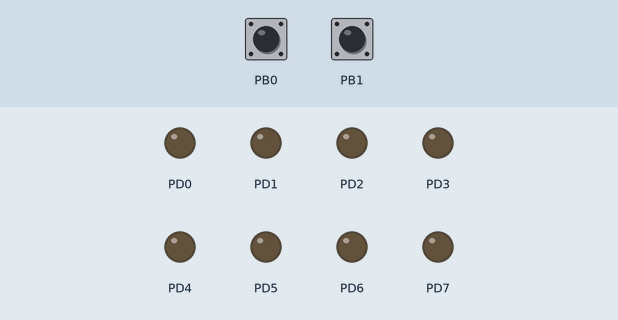
The program below on a simulated ATmega328P, built with avr-gcc and emulated at 16 MHz. Shown: output pins drawn as LEDs (lit = HIGH). The inputs (shaded band) are chosen by the test bench; at power-on: PB0 HIGH, PB1 HIGH.

Above: at 1.2 s.
1.3 s: PB0 pulled LOW for 0.15 s
At 2.3 s:
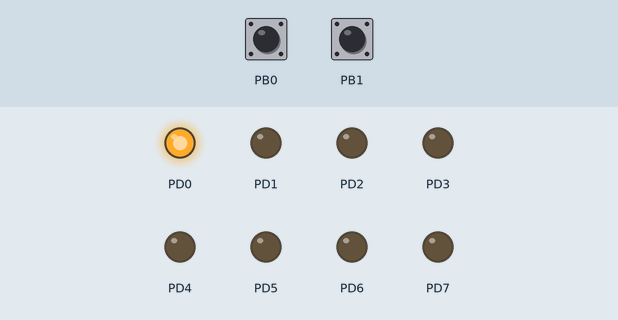
2.9 s: PB0 pulled LOW for 1 s
At 3.5 s:
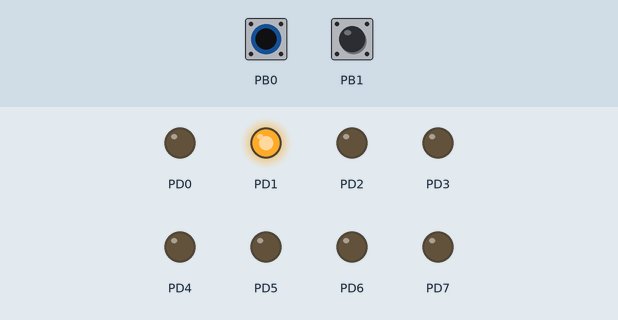
5.4 s: PB0 pulled LOW for 0.15 s
At 6.6 s:
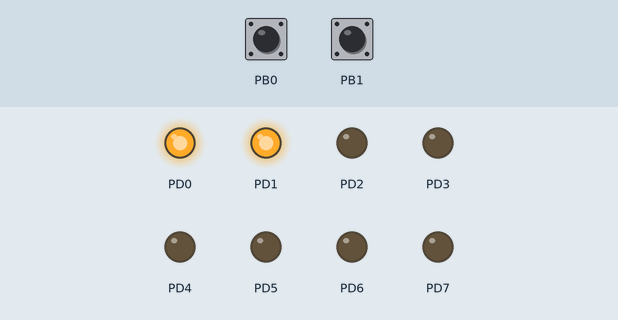
7.0 s: PB0 pulled LOW for 3.2 s
At 7.8 s:
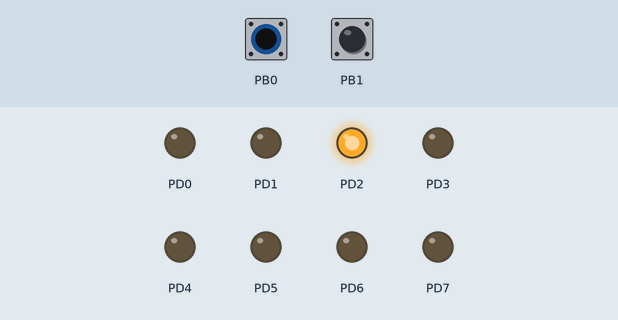
11.7 s: PB0 pulled LOW for 0.15 s
At 12.6 s:
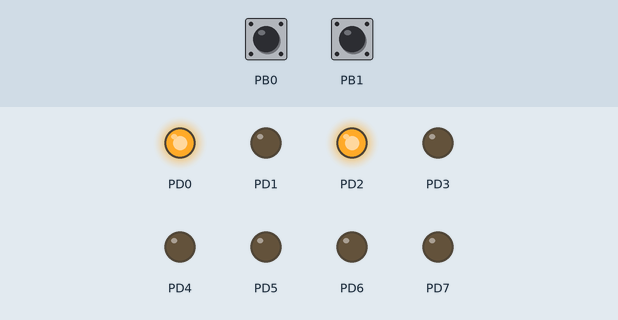
13.3 s: PB0 pulled LOW for 1 s
At 13.8 s:
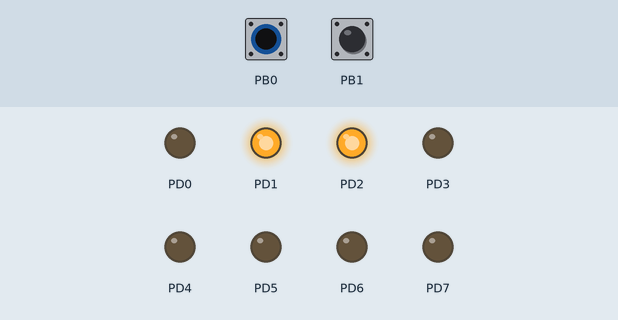
Timing chart, 0 to 16.3 s (numbered marks = the images above; inputs shaded):
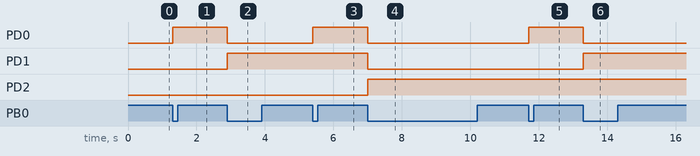

Measured:
- after the input at 1.3 s, PD0: LOW → HIGH at once
- after the input at 2.9 s, PD0: HIGH → LOW at once; PD1: LOW → HIGH at once
- after the input at 5.4 s, PD0: LOW → HIGH at once
- after the input at 7.0 s, PD0, PD1: HIGH → LOW at once; PD2: LOW → HIGH at once
- after the input at 11.7 s, PD0: LOW → HIGH at once
- after the input at 13.3 s, PD0: HIGH → LOW at once; PD1: LOW → HIGH at once

The program:

main.c
```c
/*
 * Ejemplo_PCINT.c
 *
 * Created: 8/4/2024 10:50:41
 * Author : polst
 */

#define F_CPU 16000000UL
#include <avr/io.h>
#include <avr/interrupt.h>
#include <util/delay.h>

uint8_t contador;


int main(void)
{
	cli();

    DDRB &= ~(1<<DDB0);	// PB0 como entrada
	PORTB |= (1<<PORTB0);	// Activamos Pull-Up

	DDRB &= ~(1<<DDB1);	// PB1 como entrada
	PORTB |= (1<<PORTB1);	// Activamos Pull-Up

	DDRD = 0b11111111;	// Puerto D como salida

	// Configuracion de interrupcion PCINT
	PCMSK0 |= (1<<PCINT0)|(1<<PCINT1);
	PCICR |= (1<<PCIE0);	// Habilita Interrupcion PCINT en el puerto B

	sei();
    while (1)
    {

    }
}


ISR(PCINT0_vect){
	if (!(PINB & (1<<PINB0)))
	{
		if (contador < 255)
		{
			contador = contador + 1;
			PORTD = contador;
		}
	}

	if (!(PINB & (1<<PINB1)))
	{
		if (contador > 0)
		{
			contador = contador - 1;
			PORTD = contador;
		}
	}
}
```
